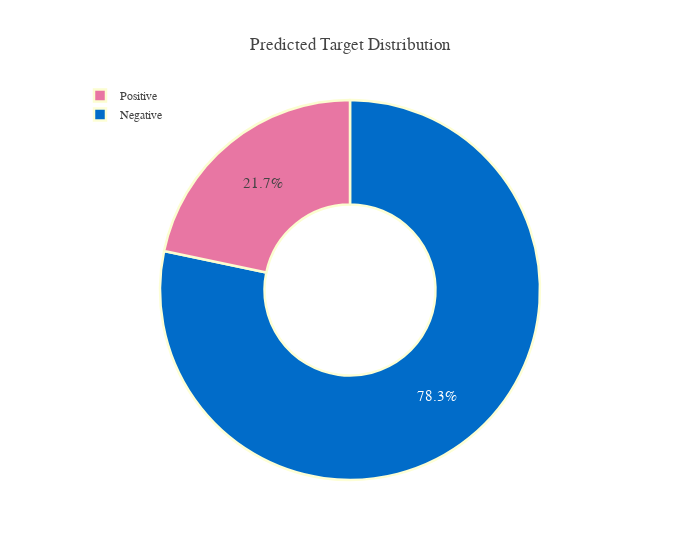

The code cell stored with this chart in its notebook:
### Code cell
# test_df = pd.DataFrame({Config.row_id: test[Config.row_id], 'prediction': test_predictions})

df = pd.DataFrame(data={'Target':test_df[Config.target].apply(lambda x: 1 if x>0.25 else 0)})
df = df.Target.value_counts(normalize=True)
df.rename(index={1:'Positive', 0:'Negative'}, inplace=True)

#pal, color=['#016CC9','#DEB078'], ['#8DBAE2','#EDD3B3']
fig=go.Figure()

fig.add_trace(go.Pie(labels=df.index, values=df*100, hole=.45,
                     showlegend=True,sort=False,
                     marker=dict(colors=color_palette['Bin'],line=dict(color=pal,width=2.5)),
                     hovertemplate = "%{label}: %{value:.2f}%<extra></extra>"))

fig.update_layout(template=plotly_template, title='Predicted Target Distribution',
                  legend=dict(traceorder='reversed',y=1.05,x=0),
                  uniformtext_minsize=15, uniformtext_mode='hide',width=700)
fig.show()

### Figure 1 — Plotly figure (JSON) as saved in the notebook; plotly's stock layout.template omitted (floating-point values rounded to 4 significant figures)
{"data": [{"hole": 0.45, "hovertemplate": "%{label}: %{value:.2f}%<extra></extra>", "labels": ["Negative", "Positive"], "marker": {"colors": ["#016CC9", "#E876A3"], "line": {"color": ["#fdfed5", "#fbfdd0", "#f9fdcb", "#f7fcc6", "#f4fbc1", "#f2fabc", "#f0f9b7", "#edf8b2", "#eaf7b1", "#e6f5b2", "#e1f3b2", "#dcf1b2", "#d7efb3", "#d3eeb3", "#ceecb3", "#c9eab4", "#c4e8b4", "#bbe4b5", "#b2e1b6", "#a9ddb7", "#a0dab8", "#97d6b9", "#8ed3ba", "#85cfba", "#7ecdbb", "#76cabc", "#6fc7bd", "#67c4be", "#5fc1c0", "#57bec1", "#50bbc2", "#48b9c3", "#40b5c4", "#3db2c4", "#39adc3", "#34a9c3", "#2fa4c2", "#2b9fc2", "#269bc1", "#2296c1", "#1d91c0", "#1d8dbe", "#1e86bb", "#1f80b8", "#1f7ab5", "#2073b2", "#216daf", "#2166ac", "#2260a9", "#225ca7", "#2356a4", "#2351a2", "#234c9f", "#24479d", "#24419a", "#243c98", "#253795", "#243392", "#21308b", "#1d2e83", "#192b7c", "#162874", "#12256d", "#0e2265", "#0b1f5e"], "width": 2.5}}, "showlegend": true, "sort": false, "type": "pie", "values": [78.3, 21.7]}], "layout": {"legend": {"traceorder": "reversed", "x": 0, "y": 1.05}, "title": {"text": "Predicted Target Distribution"}, "uniformtext": {"minsize": 15, "mode": "hide"}, "width": 700}}
